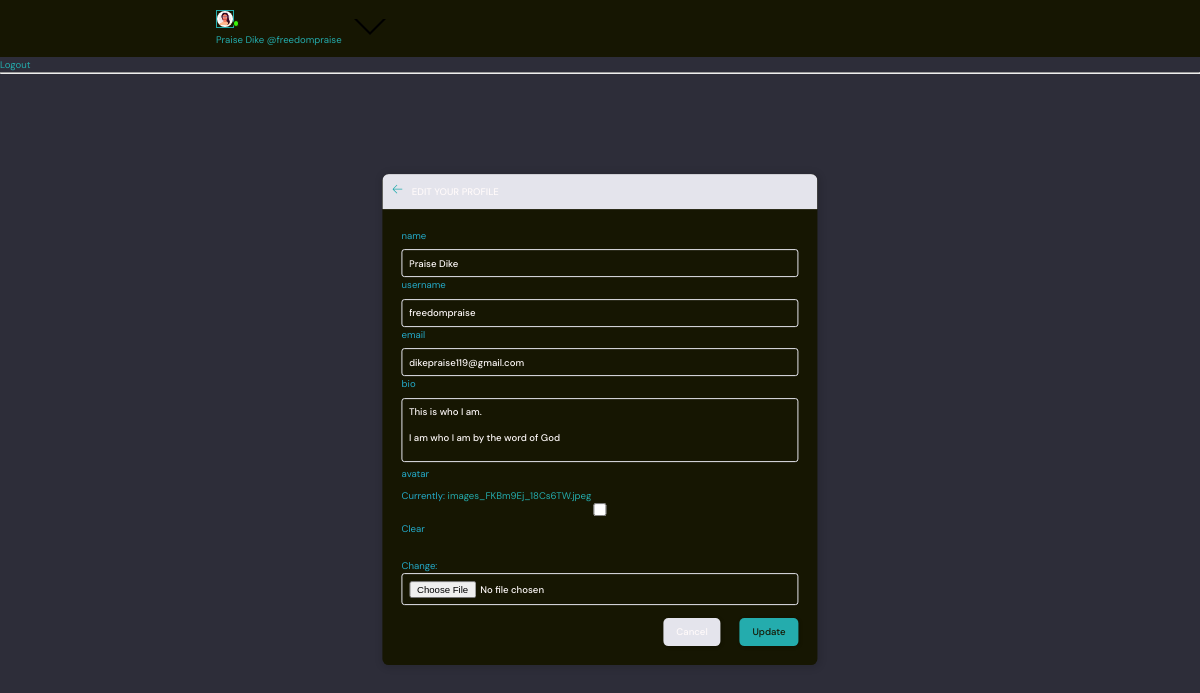
Page /edit-user/ (signed in) on the committed database.
### chatapp/models.py (models this page shows)
class User(AbstractUser):
    name=models.CharField(max_length=200, null=True)
    email=models.EmailField(unique=True)
    bio = models.TextField(null=True, blank = True)
    avatar = models.ImageField(null=True, blank = True)
    username = models.CharField(max_length=100, unique=True)
    USERNAME_FIELD = 'username'
    EMAIL_FIELD = 'email'
    REQUIRED_FIELDS = []

### chatapp/views.py (the view)
# urls.py: path('edit-user/',views.editUser,name='edit-user'),
@login_required(login_url='login')
def editUser(request):
    form=UserForm(instance=request.user)
    if request.method=='POST':
        form =UserForm(request.POST, request.FILES, instance=request.user,)
        form.save()
        return redirect('profile',pk=request.user.id)
    return render(request, 'chatapp/edit-user.html',{'form':form})

### chatapp/forms.py
class UserForm(ModelForm):
    class Meta:
        model = User
        fields= ['name','username','email','bio','avatar']

### chatapp/templates/chatapp/edit-user.html (shortened to what this page needs)
{% extends 'main.html' %}
{% block content %}
    <main class="update-account layout">
        <div class="container">
            <div class="layout__box">
                <div class="layout__boxHeader">
                    <div class="layout__boxTitle">
                        <a onclick="history.back()">
                            <svg version="1.1" xmlns="http://www.w3.org/2000/svg" width="32" height="32"
                                viewBox="0 0 32 32">
                                <title>arrow-left</title>
                                <path
                                    d="M13.723 2.286l-13.723 13.714 13.719 13.714 1.616-1.611-10.96-10.96h27.625v-2.286h-27.625l10.965-10.965-1.616-1.607z">
                                </path>
                            </svg>
                        </a>
                        <h3>Edit your profile</h3>
                    </div>
                </div>
                <div class="layout__body">
                    <form class="form" action="#" method="POST" enctype="multipart/form-data">
                        <div class="form__group">
                            {% for item in form %}
                          <label for='{{item.name}}'>{{item.name}}</label>
                            {{item}}
                          {% endfor %}
                        </div>
                        <div class="form__action">
                            <a class="btn btn--dark" href="{% url 'home' %}">Cancel</a>
                            <button class="btn btn--main" type="submit">Update</button>
                        </div>
                    </form>
                </div>
            </div>
        </div>
    </main>
  </body>
{% endblock %}

### templates/navbar.html (shortened to what this page needs)
<header class="header header--loggedIn">
    <div class="container">
        <div class="header__user">
          <a href="{% url 'profile' request.user.id %}">
            <div class="avatar avatar--medium active">
              <img src="{{request.user.avatar.url}}" />
            </div>
            <p>{{request.user.name}} <span>@{{request.user}}</span></p>
          </a>
          <button class="dropdown-button">
            <svg version="1.1" xmlns="http://www.w3.org/2000/svg" width="32" height="32" viewBox="0 0 32 32">
              <title>chevron-down</title>
              <path d="M16 21l-13-13h-3l16 16 16-16h-3l-13 13z"></path>
            </svg>
          </button>
        </div>
    </div>
  </header>
{% if request.user.is_authenticated %}
<a href="{% url 'logout' %}">Logout</a>
{% else %}
<a href ="{% url 'login' %}">Candidate Login</a>
{% endif %}
<hr>

### static/styles/style.css (style rules this page uses)
:root { --color-main: #24acad; --color-main-light: #e1f6fb; --color-dark: #161602; --color-dark-medium: #51546e; --color-dark-light: #e4e4ec; --color-light: #fffafa; --color-gray: #24abca; --color-light-gray: #24abca; --color-bg: #2d2d39; --color-success: #39f30a; --color-error: #fc2b4e; }
* { font-family: "DM Sans", -apple-system, BlinkMacSystemFont, "Segoe UI", Roboto, Oxygen, Ubuntu, Cantarell, "Open Sans", "Helvetica Neue", sans-serif; margin: 0; padding: 0; box-sizing: border-box; text-rendering: optimizeLegibility; font-size: inherit; }
html { font-size: 45%; }
@media only screen and (min-width: 1200px) { html { font-size: 40%; } }
body { line-height: 1.6; font-weight: 400; font-size: 1.5rem; color: var(--color-light-gray); background-color: var(--color-bg); min-height: 100vh; }
img { width: 100%; }
a { display: inline-block; color: var(--color-main); text-decoration: none; }
.container { max-width: 120rem; width: 90%; margin: auto; }
.btn { background-color: transparent; border: none; display: inline-flex; align-items: center; gap: 1rem; cursor: pointer; transition: all ease-in-out 0.3s; padding: 1rem 2rem; border-radius: 5px; box-shadow: 1px 1px 3px 1px rgba(0.14, 1, 0, 0.15); font-weight: 500; }
.btn--main { background-color: var(--color-main); color: var(--color-dark); }
.btn--dark { background-color: var(--color-dark-light); color: var(--color-light); }
.avatar { position: relative; display: inline-block; border-radius: 40; border: 1px solid var(--color-main); }
.avatar img { display: block; border-radius: 50%; object-fit: cover; object-position: center; }
.avatar::after { content: ""; display: block; position: absolute; background-color: var(--color-gray); z-index: 111; border-radius: 50%; border: 0.3rem solid var(--color-dark); }
.avatar.active::after { background-color: var(--color-success); }
.avatar.avatar--medium img { width: 2.5 rem; height: 2.5rem; border-radius: 50%; }
.avatar.avatar--medium:after { width: 0.7rem; height: 0.7rem; bottom: 0px; right: -6px; }
.header { padding: 1.5rem; background-color: var(--color-dark); }
.header > .container { display: flex; gap: 9.5rem; }
.header__logo, .header__user { display: flex; gap: 2rem; align-items: center; }
.dropdown-button { background: transparent; border: 0; outline: 0; cursor: pointer; }
.layout { margin-top: 2.4rem; }
.layout > .container { display: flex; justify-content: space-between; align-items: flex-start; }
.layout__box { width: 90%; max-width: 48rem; min-height: 40rem; position: absolute; top: 50%; left: 50%; transform: translate(-50%, -46%); background-color: var(--color-dark); border-radius: 1rem; box-shadow: 1px 1px 6px 3px rgba(0, 0, 0, 0.1); overflow: hidden; }
.layout__boxHeader { display: flex; padding: 1.5rem; background-color: var(--color-dark-light); }
.layout__boxTitle { display: flex; gap: 1.5rem; align-items: center; }
.layout__boxTitle h3 { text-transform: uppercase; font-weight: 500; color: var(--color-light); }
.layout__boxTitle svg { width: 1.6rem; height: 1.6rem; fill: var(--color-main); }
.layout__body { margin: 3rem; }
.form__group { margin-bottom: 2rem; width: 100%; }
.form__group label { display: block; font-size: 1.5rem; margin-bottom: 1rem; }
.form__group input, .form__group textarea, .form__group select { background: transparent; border: 1px solid var(--color-dark-light); padding: 1rem; border-radius: 3px; width: 100%; color: var(--color-light); font-weight: 500; outline: none; }
.form__group textarea { background: transparent; height: 10rem; resize: none; }
.form__action { display: flex; justify-content: flex-end; gap: 3rem; }
.update-account.layout .layout__box { max-width: 68rem; }

### rows in the picture
User: user.avatar (picture), user.name "Praise Dike", user "freedompraise", form "Praise Dike" "freedompraise" "dikepraise119@gmail.com" "This is who I am. I am who I am by the word of God"

### other values in the picture
{{ item.name }} "name" "username" "email" "bio" "avatar"
